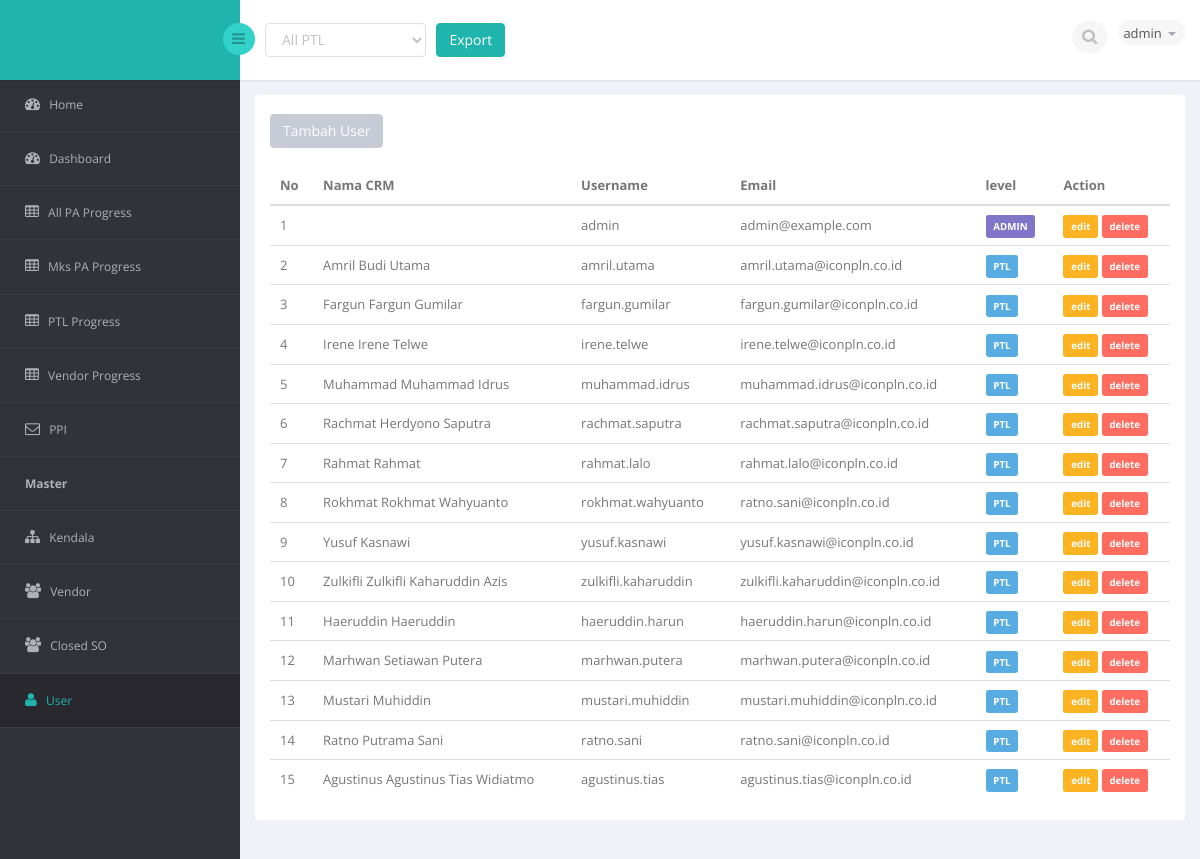
/?modul=user (signed in), run on the app's committed database.
### tables this page shows
CREATE TABLE `m_user` (
  `u_id` int(11) NOT NULL AUTO_INCREMENT,
  `u_name_crm` varchar(200) NOT NULL,
  `u_name` varchar(200) NOT NULL,
  `u_email` varchar(200) NOT NULL,
  `u_password` varchar(200) NOT NULL,
  `u_level` int(11) NOT NULL,
  `u_wilayah` int(11) DEFAULT NULL,
  `u_active` int(11) NOT NULL DEFAULT '1',
  PRIMARY KEY (`u_id`)
);

### modul/user.php (the view, shortened to what this page needs)
<div class="row">
    <div class="col-sm-12">
        <section class="panel">
            <br/>
            <div class="col-md-5">
                <a href="?modul=tambah_user"><input type="button" class="btn btn-default" value="Tambah User"></a>
            </div>
            <br/>&nbsp;
            <div class="panel-body">
                <div class="adv-table">
                    <table class=" table table-hover general-table" id="dynamic-table">
                        <thead>
                            <tr>
                                <th>No </th>
                                <th>Nama CRM</th>
                                <th>Username</th>
                                <th>Email</th>
                                <th>level</th>
                                <th>Action</th>
                            </tr>
                        </thead>
                        <tbody>
                            <?php
                                $no = 1;
                                $sql    = "SELECT * FROM m_user";
                                $query  = mysqli_query($konek, $sql);
                                while($data = mysqli_fetch_array($query)){ ?>
                                <tr>
                                    <td><?php echo $no ?></td>
                                    <td><?php echo $data['u_name_crm'];?></td>
                                    <td><?php echo $data['u_name'];?></td>
                                    <td><?php echo $data['u_email'];?></td>
                                    <?php
                                        $level = $data['u_level'];
                                        if($level==1){ ?>
                                            <td><span class="label label-info label-mini"><?php echo "ADMIN";?></span></td>
                                        <?php }
                                        else{ ?>
                                            <td><span class="label label-primary label-mini"><?php echo "PTL";?></span></td>
                                        <?php }
                                    ?>
                                    <td>
                                        <a href="#"><span class="label label-warning label-mini">edit</span></a>
                                        <a href="#"><span class="label label-danger label-mini">delete</span></a>
                                    </td>
                                </tr>
                                <?php
                                $no++;
                                }
                            ?>
                        </tbody>
                    </table>
                </div>
            </div>
        </section>
    </div>
</div>

### index.php (shortened to what this page needs)
<!DOCTYPE html>
<?php
	include('inc/konek.php');
	if(isset($_GET['modul'])){
		$target	= $_GET['modul'];
	}else{
		$target	= '';
	}
	if (isset($_SESSION['iconmon']))
	{
?>
<html lang="en">
    <head>
        <?php include('helper/meta.php');?>
    </head>
    <body>
        <section id="container">
		<?php
			include('helper/header.php');
			include('helper/sidebar.php');
		?>
			<section id="main-content">
				<section class="wrapper">
					<?php
						$session = $_SESSION['lvlmon'];
						if( $session == 1){
							if($target=='home' or $target==''){ include('modul/index.php'); }
							elseif($target=='dashboard'){ include('modul/dashboard.php'); }
							elseif($target=='data_mks'){ include('modul/data_mks_progress.php'); }
							elseif($target=='mks_subprogress'){ include('modul/data_mks_subprogress.php'); }
							elseif($target=='data'){ include('modul/data_progress.php'); }
							elseif($target=='subprogress'){ include('modul/data_subprogress.php'); }
							elseif($target=='detail'){ include('modul/detail_progress.php');}
							elseif($target=='filtering_log'){ include('modul/filtering_log.php'); }
							elseif($target=='kategori_kendala'){ include('modul/kat_kendala.php');}
							elseif($target=='tambah_kategori'){ include('modul/tambah_kat.php');}
							elseif($target=='edit_kategori'){ include('modul/edit_kat.php');}
							elseif($target=='vendor'){ include('modul/vendor.php');}
							elseif($target=='tambah_vendor'){ include('modul/tambah_vendor.php');}
							elseif($target=='edit_vendor'){ include('modul/edit_vendor.php');}
							elseif($target=='vendor_resume'){ include('modul/vendor_resume.php');}
							elseif($target=='so_resume'){ include('modul/so_resume.php');}
							elseif($target=='cutoff'){ include('modul/cutoff.php');}
							elseif($target=='ptl_progress'){ include('modul/ptl_progress2.php');}
							elseif($target=='vendor_progress'){ include('modul/vendor_progress2.php');}
							elseif($target=='user'){ include('modul/user.php');}
							elseif($target=='tambah_user'){ include('modul/tambah_user.php');}
							elseif($target=='ppi'){ include('modul/ppi.php');}
							elseif($target=='edit_ppi'){ include('modul/edit_ppi.php');}
							else{ include('modul/404.php'); }
						}
					?>
				</section>
			</section>
        </section>
    </body>
</html>
<?php
}
else{
	echo'<script language="javascript"> location.href ="'.$base_url.'/login/"; </script>';
}?>

### helper/meta.php (shortened to what this page needs)
<?php if($target==''){ ?>
		<link href="assets/bs3/css/bootstrap.min.css" rel="stylesheet">
		<link href="assets/js/jquery-ui/jquery-ui-1.10.1.custom.min.css" rel="stylesheet">
		<link href="assets/css/bootstrap-reset.css" rel="stylesheet">
		<link href="assets/font-awesome/css/font-awesome.css" rel="stylesheet">
		<link href="assets/js/jvector-map/jquery-jvectormap-1.2.2.css" rel="stylesheet">
		<link href="assets/css/clndr.css" rel="stylesheet">
		<link href="assets/js/css3clock/css/style.css" rel="stylesheet">
		<link rel="stylesheet" href="assets/js/morris-chart/morris.css">
		<link href="assets/css/style.css" rel="stylesheet">
		<link href="assets/css/style-responsive.css" rel="stylesheet"/>
<?php
}
elseif($target=='data' or $target=='filtering_log' or $target=='subprogress' or $target=='mks_subprogress' or $target=='vendor_progress' or $target=='user' or $target=='kategori_kendala' or $target=='log_user' or $target=='vendor' or $target=='ppi' or $target=='edit_ppi' or $target=='data_mks' or $target=='vendor_resume' or $target=='so_resume' or $target=='cutoff' or $target=='ptl_progress'){ ?>
		<link href="assets/bs3/css/bootstrap.min.css" rel="stylesheet">
		<link href="assets/css/bootstrap-reset.css" rel="stylesheet">
		<link href="assets/font-awesome/css/font-awesome.css" rel="stylesheet" />
		<link href="assets/js/advanced-datatable/css/demo_page.css" rel="stylesheet" />
		<link href="assets/js/advanced-datatable/css/demo_table.css" rel="stylesheet" />
		<link rel="stylesheet" href="assets/js/data-tables/DT_bootstrap.css" />
		<link rel="stylesheet" type="text/css" href="assets/js/bootstrap-datepicker/css/datepicker.css" />
		<link rel="stylesheet" type="text/css" href="assets/js/bootstrap-datetimepicker/css/datetimepicker.css" />
		<link href="assets/css/style.css" rel="stylesheet">
		<link href="assets/css/style-responsive.css" rel="stylesheet" />
<?php }?>

### helper/header.php (shortened to what this page needs)
<header class="header fixed-top clearfix">
    <div class="brand">
        <div class="sidebar-toggle-box">
            <div class="fa fa-bars"></div>
        </div>
    </div>
    <div class="notify-row" id="top_menu">
        <div class="col-lg-12">
            <div class="row">
                <form role="form" class="form-horizontal" action="action/export_to_excel.php" method="POST">
                    <div class="form-group">
                        <div class="col-lg-6">
                            <select id="uid" name="uid" class="form-control">
                                <option value="">All PTL</option>
                            </select>
                        </div>
                        <div class="col-lg-6" style="margin-left:-20px">
                            <button class="btn btn-primary" type="submit">Export</button>
                        </div>
                    </div>
                </form>
            </div>
        </div>
    </div>
    <div class="top-nav clearfix">
        <ul class="nav pull-right top-menu">
            <li>
                <input type="text" class="form-control search" placeholder=" Search">
            </li>
            <li class="dropdown">
                <a data-toggle="dropdown" class="dropdown-toggle" href="#">
                    <span class="username"><?php echo $_SESSION['unamemon']?></span>
                    <b class="caret"></b>
                </a>
            </li>
        </ul>
    </div>
</header>

### helper/sidebar.php (shortened to what this page needs)
<?php
    $lvl = $_SESSION['lvlmon'];
    $modul = $_GET['modul'];
?>
<aside>
    <div id="sidebar" class="nav-collapse">
        <div class="leftside-navigation">
            <ul class="sidebar-menu" id="nav-accordion">
                <li>
                    <a <?php if($modul=='') { echo 'class="active"'; }?> href="?modul=">
                        <i class="fa fa-dashboard"></i>
                        <span>Home</span>
                    </a>
                </li>
                <?php if($lvl == 1){ ?>
                    <li>
                        <a <?php if($modul=='dashboard') { echo 'class="active"'; }?> href="?modul=dashboard">
                            <i class="fa fa-dashboard"></i>
                            <span>Dashboard</span>
                        </a>
                    </li>
                <?php
                }?>
                <li>
                    <a <?php if($modul=='data') { echo 'class="active"'; }?> href="?modul=data">
                        <i class=" fa fa-table"></i>
                        <span>All PA Progress</span>
                    </a>
                </li>
                <?php if($lvl == 1){ ?>
                <li>
                    <a <?php if($modul=='data_mks') { echo 'class="active"'; }?> href="?modul=data_mks">
                        <i class=" fa fa-table"></i>
                        <span>Mks PA Progress</span>
                    </a>
                </li>
                <li>
                    <a <?php if($modul=='ptl_progress') { echo 'class="active"'; }?> href="?modul=ptl_progress">
                        <i class=" fa fa-table"></i>
                        <span>PTL Progress</span>
                    </a>
                </li>
                <?php }?>
                <li>
                    <a <?php if($modul=='vendor_progress') { echo 'class="active"'; }?> href="?modul=vendor_progress">
                        <i class=" fa fa-table"></i>
                        <span>Vendor Progress</span>
                    </a>
                </li>
                <li>
                    <a <?php if($modul=='ppi') { echo 'class="active"'; }?> href="?modul=ppi">
                        <i class=" fa fa-envelope-o"></i>
                        <span>PPI</span>
                    </a>
                </li>
                <?php if($lvl == 1){ ?>
                <li>
                    <a href="#">
                        <b><span>Master</span></b>
                    </a>
                </li>
                <li>
                    <a <?php if($modul=='kategori_kendala') { echo 'class="active"'; }?> href="?modul=kategori_kendala">
                        <i class=" fa fa-sitemap"></i>
                        <span>Kendala</span>
                    </a>
                </li>
                <li>
                    <a <?php if($modul=='vendor') { echo 'class="active"'; }?> href="?modul=vendor">
                        <i class=" fa fa-users"></i>
                        <span>Vendor</span>
                    </a>
                </li>
                <?php }?>
                <li>
                    <a <?php if($modul=='subprogress&view=51'){ echo 'class="active"';}?> href="?modul=subprogress&view=51">
                        <i class="fa fa-users"></i>
                        <span>Closed SO</span>
                    </a>
                </li>
                <?php if($lvl == 1){ ?>
                    <li>
                        <a <?php if($modul=='user') { echo 'class="active"'; }?> href="?modul=user">
                            <i class=" fa fa-user"></i>
                            <span>User</span>
                        </a>
                    </li>
                <?php }?>
            </ul>
        </div>
    </div>
</aside>

### data on the page
m_user: u_name "admin", u_email "admin@example.com", u_level "ADMIN"
m_user: u_name_crm "Amril Budi Utama", u_name "amril.utama", u_email "amril.utama@iconpln.co.id", u_level "PTL"
m_user: u_name_crm "Fargun Fargun Gumilar", u_name "fargun.gumilar", u_email "fargun.gumilar@iconpln.co.id", u_level "PTL"
m_user: u_name_crm "Irene Irene Telwe", u_name "irene.telwe", u_email "irene.telwe@iconpln.co.id", u_level "PTL"
m_user: u_name_crm "Muhammad Muhammad Idrus", u_name "muhammad.idrus", u_email "muhammad.idrus@iconpln.co.id", u_level "PTL"
m_user: u_name_crm "Rachmat Herdyono Saputra", u_name "rachmat.saputra", u_email "rachmat.saputra@iconpln.co.id", u_level "PTL"
m_user: u_name_crm "Rahmat Rahmat", u_name "rahmat.lalo", u_email "rahmat.lalo@iconpln.co.id", u_level "PTL"
m_user: u_name_crm "Rokhmat Rokhmat Wahyuanto", u_name "rokhmat.wahyuanto", u_email "ratno.sani@iconpln.co.id", u_level "PTL"
m_user: u_name_crm "Yusuf Kasnawi", u_name "yusuf.kasnawi", u_email "yusuf.kasnawi@iconpln.co.id", u_level "PTL"
m_user: u_name_crm "Zulkifli Zulkifli Kaharuddin Azis", u_name "zulkifli.kaharuddin", u_email "zulkifli.kaharuddin@iconpln.co.id", u_level "PTL"
m_user: u_name_crm "Haeruddin Haeruddin", u_name "haeruddin.harun", u_email "haeruddin.harun@iconpln.co.id", u_level "PTL"
m_user: u_name_crm "Marhwan Setiawan Putera", u_name "marhwan.putera", u_email "marhwan.putera@iconpln.co.id", u_level "PTL"
m_user: u_name_crm "Mustari Muhiddin", u_name "mustari.muhiddin", u_email "mustari.muhiddin@iconpln.co.id", u_level "PTL"
m_user: u_name_crm "Ratno Putrama Sani", u_name "ratno.sani", u_email "ratno.sani@iconpln.co.id", u_level "PTL"
m_user: u_name_crm "Agustinus Agustinus Tias Widiatmo", u_name "agustinus.tias", u_email "agustinus.tias@iconpln.co.id", u_level "PTL"

### other printed values
$_SESSION['unamemon'] "admin"
